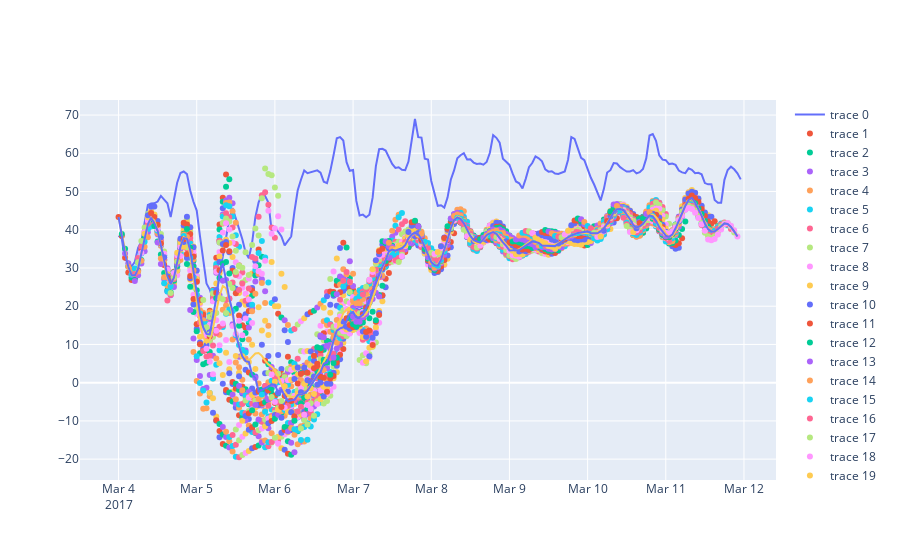

This figure's notebook cell:
### Code cell
fig = go.Figure()
df_pred =pd.DataFrame(index=y_test_filtered2.index)
fig.add_trace(go.Scatter(x = y_test_filtered2.index,y=y_test_filtered2['price actual']))
for i in range(len(data_x_test)):
    case_test = data_x_test[i].reshape((1,data_x_test[0].shape[0], data_x_test[0].shape[1]))
    Y_test_predictions = pd.Series(model_best_MS_LSTM.predict(case_test).flatten(),index=pd.date_range(start=idx_test[i],freq='h',periods=24))
    df_pred[f'pred_{i}'] = Y_test_predictions
    fig.add_trace(go.Scatter(x = Y_test_predictions.index,y=Y_test_predictions,mode='markers'))

df_pred['mean'] = df_pred.mean(axis=1)
df_pred['median'] = df_pred.median(axis=1)
fig.add_trace(go.Scatter(x = y_test_filtered2.index,y=df_pred['mean']))
fig.add_trace(go.Scatter(x = y_test_filtered2.index,y=df_pred['median']))
fig.show()
eval_df2  =create_eval_df(df_pred['mean'],y_test_filtered2)
